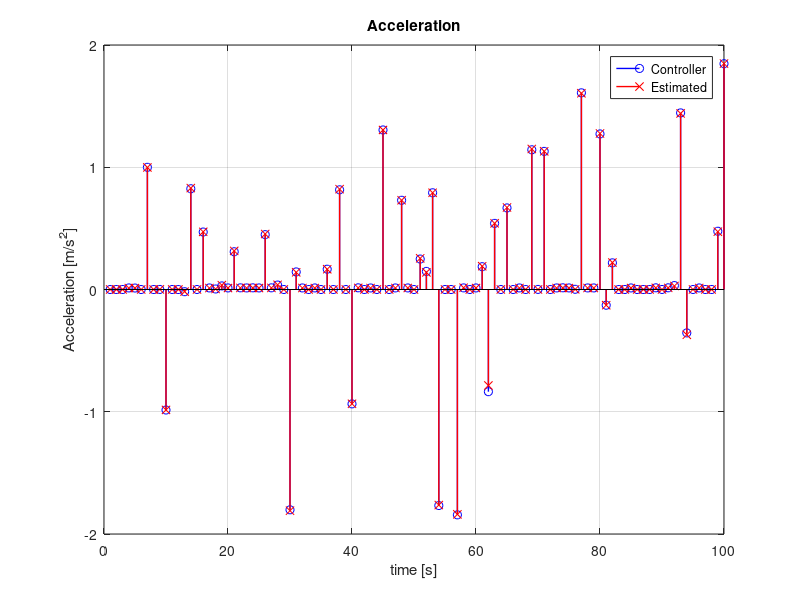
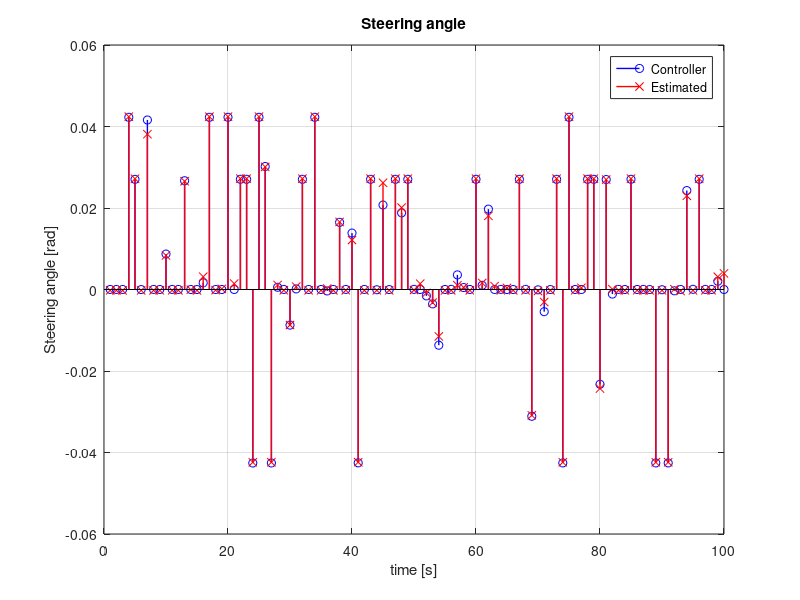

Source code (MATLAB) for these figures, in order:
clc
close all
clear all

load ('Data_LK_tot_curva_sx_net_Y_mescolati.mat')

cut = 100;
Input_data = Input_data(:,1:cut);
Output_data = Output_data(:,1:cut);

Y = Y(:,1:cut);

%% ----------------- DATI NORMALI ------------------------

% Change data curva dx

% t1 = 1760;
% t2 = 1780;
% t3 = 2404;
% t4 = 2430;
% t5 = 3810;
% t6 = 3835;
% 
% 
% Output_data(2,t1:t2) = 0;
% Y(2,t1:t2) = 0;
% 
% Output_data(2,t3:t4) = 0;
% Y(2,t3:t4) = 0;
% 
% Output_data(2,t5:t6) = 0;
% Y(2,t5:t6) = 0;

% Change data curva sx

% t1 = 1760;
% t2 = 1772;
% t3 = 2406;
% t4 = 2416;
% 
% 
% Output_data(2,t1:t2) = 0;
% Y(2,t1:t2) = 0;
% 
% Output_data(2,t3:t4) = 0;
% Y(2,t3:t4) = 0;


%%  ------------------------ DATI MESCOLATI ---------------------------

% Change data curva dx
% t1 = 414;
% t2 = 416;
% t3 = 1199;
% t4 = 1200;
% t5 = 1225;
% t6 = 1227;


% Output_data(2,t1:t2) = 0;
% Y(2,t1:t2) = 0;

% Output_data(2,t3:t4) = 0;
% Y(2,t3:t4) = 0;
% 
% Output_data(2,t5:t6) = 0;
% Y(2,t5:t6) = 0;

% Change data curva sx

% t1 = 694;
% t2 = 696;
% t3 = 2155;
% t4 = 2157;
% t5 = 2473;
% t6 = 2475;
% t7 = 2724;
% t8 = 2726;
% t9 = 2786;
% t10 = 2788;
% 
% 
% Output_data(2,t1:t2) = 0;
% Y(2,t1:t2) = 0;
% 
% Output_data(2,t3:t4) = 0;
% Y(2,t3:t4) = 0;
% 
% Output_data(2,t5:t6) = 0;
% Y(2,t5:t6) = 0;
% 
% Output_data(2,t7:t8) = 0;
% Y(2,t7:t8) = 0;
% 
% Output_data(2,t9:t10) = 0;
% Y(2,t9:t10) = 0;







%%  Errors
Acc_real = Output_data(1,:)';
Acc_est = Y(1,:)';

Str_real = Output_data(2,:);
Str_est = Y(2,:);

%Number of data
L = length(Output_data(2,:)); 

%Acceleration errors
MSE_acc = 1/L*norm(Acc_real-Acc_est)^2
RMSE_acc =sqrt(MSE_acc);
Acc_bar = 1/L*norm(Acc_real);
Best_fit_acc = (1 - sqrt ( MSE_acc/(1/L*norm(Acc_real-Acc_bar)^2)))*100

%Steering angle errors
MSE_str = 1/L*norm(Str_real-Str_est)^2
RMSE_str =sqrt(MSE_str);
Str_bar = 1/L*norm(Str_real);
Best_fit_str = (1 - sqrt ( MSE_str/(1/L*norm(Str_real-Str_bar)^2)))*100

%%
%PLOT

figure,
stem(Output_data(1,:),'bo','linewidth',1), hold on, stem(Y(1,:),'rx','linewidth',1)
legend('Controller','Estimated')
xlabel('time [s]')
ylabel('Acceleration [m/s^2]')
title('Acceleration')
grid on
x0 = 10;
y0 = 10;
width = 700;
height = 500;
set(gcf,'position',[x0 y0 width height])

figure,
stem(Output_data(2,:),'bo','linewidth',1), hold on, stem(Y(2,:),'rx','linewidth',1)
legend('Controller','Estimated')
xlabel('time [s]')
ylabel('Steering angle [rad]')
title('Steering angle')
grid on
x0 = 10;
y0 = 10;
width = 700;
height = 500;
set(gcf,'position',[x0 y0 width height])


